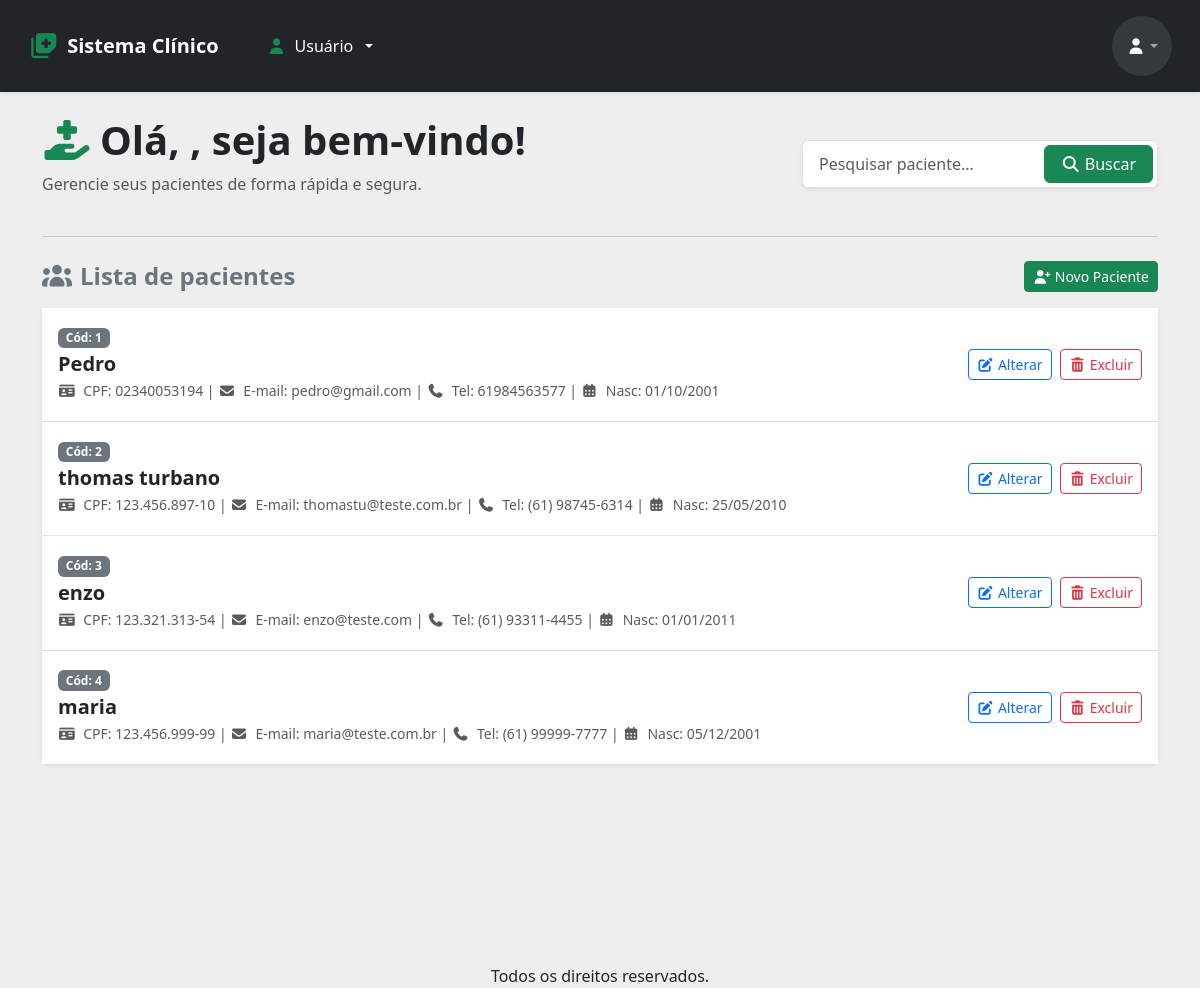
/buscar/, run on an earlier commit of the app's database.
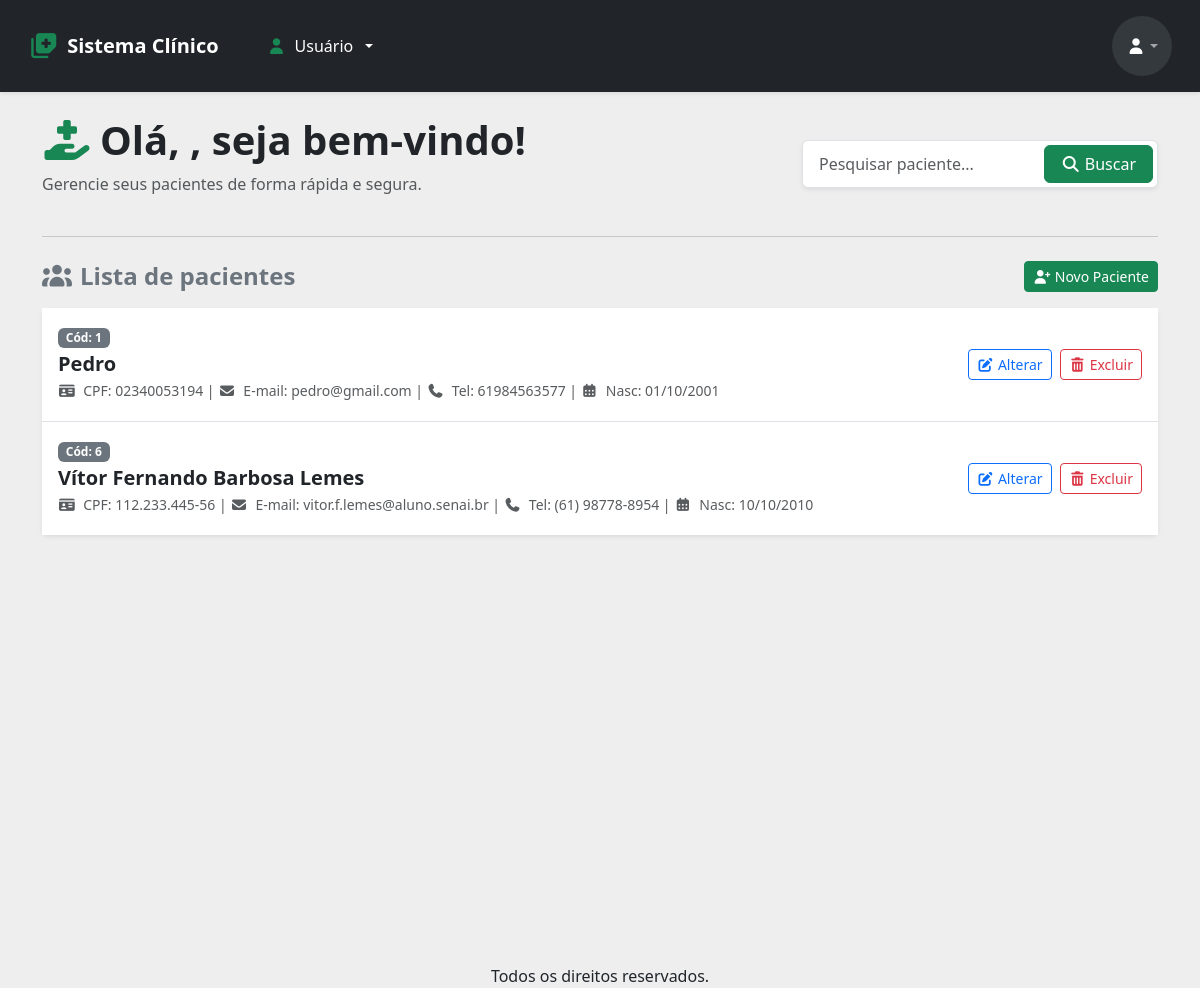
And on a later commit of the database.
### apps/crud/models.py (models this page shows, shortened)
class Paciente(models.Model):
    codigo_paciente = models.AutoField(primary_key=True)
    nome = models.CharField(null=False, blank=False)
    cpf = models.CharField(max_length=14, unique=True, null=False, blank=False)
    email = models.EmailField(unique=True, null=False, blank=False)
    telefone = models.CharField(max_length=15, null=False, blank=False)
    data_nascimento = models.DateField(null=False, blank=False)
    sintomas = models.TextField(null=True, blank=True)

### apps/crud/views.py (the view)
# urls.py: path('buscar/', views.buscar_paciente, name='buscar_paciente'),
def buscar_paciente(request):
    query = request.GET.get('buscar','')
    pacientes = Paciente.objects.filter(nome__icontains=query)
    return render(request, 'index.html', {
        'pacientes':pacientes,
        'query':query
    })

### apps/crud/templates/index.html (shortened to what this page needs)
{% extends 'base-crud.html' %}
{% block content %}
    <div class="row mt-4 align-items-center">
        <div class="col-md-8">
            <h1 class="fw-bold text-dark">
                <i class="fa-solid fa-hand-holding-medical text-success me-2"></i>Olá, {{ user.username }}, seja bem-vindo!
            </h1>
            <p class="text-muted">Gerencie seus pacientes de forma rápida e segura.</p>
        </div>
        <div class="col-md-4">
            <form action="{% url 'buscar_paciente' %}" method="GET" class="d-flex shadow-sm rounded bg-white p-1 border" role="search">
                <input class="form-control me-2 border-0 shadow-none" type="search" name="buscar" placeholder="Pesquisar paciente..." aria-label="Search" />
                <button class="btn btn-success px-3 d-flex align-items-center gap-1" type="submit">
                    <i class="fa-solid fa-magnifying-glass"></i> <span class="d-none d-sm-inline">Buscar</span>
                </button>
            </form>
        </div>
    </div>
    <hr class="my-4 text-muted">
    <div class="row mt-4">
        <div class="col-12">
            <div class="d-flex justify-content-between align-items-center mb-3">
                <h2 class="h4 fw-bold text-secondary mb-0">
                    <i class="fa-solid fa-users me-2"></i>Lista de pacientes
                </h2>
                <a href="novoPaciente/" class="btn btn-success btn-sm d-flex align-items-center gap-1">
                    <i class="fa-solid fa-user-plus"></i> Novo Paciente
                </a>
            </div>
            <div class="card shadow-sm border-0">
                <div class="card-body p-0">
                    <ul class="list-group list-group-flush">
                        {% for paciente in pacientes %}
                            <li class="list-group-item p-3">
                                <div class="d-flex flex-column flex-md-row justify-content-between align-items-md-center gap-2">
                                    <div>
                                        <span class="badge bg-secondary mb-1">Cód: {{ paciente.codigo_paciente }}</span>
                                        <h5 class="mb-1 text-dark fw-bold">{{ paciente.nome }}</h5>
                                        <p class="mb-1 text-muted small">
                                            <i class="fa-solid fa-id-card me-1"></i> CPF: {{ paciente.cpf }} |
                                            <i class="fa-solid fa-envelope me-1"></i> E-mail: {{ paciente.email }} |
                                            <i class="fa-solid fa-phone me-1"></i> Tel: {{ paciente.telefone }} |
                                            <i class="fa-solid fa-calendar-days me-1"></i> Nasc: {{ paciente.data_nascimento|date:"d/m/Y" }}
                                        </p>
                                    </div>
                                    <div class="d-flex gap-2">
                                        <a href="{% url 'alterar_paciente' paciente.codigo_paciente %}" class="btn btn-outline-primary btn-sm">
                                            <i class="fa-solid fa-pen-to-square"></i> Alterar
                                        </a>
                                        <a href="{% url 'excluir_paciente' paciente.codigo_paciente %}" class="btn btn-outline-danger btn-sm">
                                            <i class="fa-solid fa-trash-can"></i> Excluir
                                        </a>
                                    </div>
                                </div>
                            </li>
                        {% empty %}
                            <li class="list-group-item text-center py-5 text-muted">
                                <i class="fa-solid fa-folder-open fa-3x mb-3 text-secondary opacity-50"></i>
                                <p class="mb-0">Nenhum paciente cadastrado.</p>
                            </li>
                        {% endfor %}
                    </ul>
                </div>
            </div>
        </div>
    </div>
{% endblock %}

### apps/crud/templates/base-crud.html (shortened to what this page needs)
<!doctype html>
<html lang="pt-br">
<head>
  <link rel="stylesheet" href="https://cdnjs.cloudflare.com/ajax/libs/font-awesome/7.3.1/css/all.min.css"
 />
  <link href="https://cdn.jsdelivr.net/npm/bootstrap@5.3.8/dist/css/bootstrap.min.css" rel="stylesheet"
>
</head>
<body style="background-color: #eee">
  {% include 'includes/header.html' %}
  <main class="container vh-100">
    {% block content %}{% endblock %}
  </main>
  {% include 'includes/footer.html' %}
</body>
</html>

### apps/crud/templates/includes/header.html (shortened to what this page needs)
<header class="shadow-sm">
    <nav class="navbar navbar-expand-lg navbar-dark bg-dark px-3 py-3">
        <div class="container-fluid">
            <a class="navbar-brand fw-bold d-flex align-items-center gap-2" href="/">
                <i class="fa-solid fa-notes-medical text-success fa-lg"></i>
                <span>Sistema Clínico</span>
            </a>
            <div class="collapse navbar-collapse" id="navbarSupportedContent">
                <ul class="navbar-nav me-auto mb-2 mb-lg-0 ms-lg-4">
                    <li class="nav-item dropdown">
                        <a class="nav-link dropdown-toggle text-white d-flex align-items-center gap-2"
                           href="#" role="button" data-bs-toggle="dropdown" aria-expanded="false">
                            <i class="fa-solid fa-user text-success"></i> Usuário
                        </a>
                    </li>
                </ul>
                <ul class="navbar-nav ms-auto mb-2 mb-lg-0 align-items-center">
                    <li class="nav-item dropdown">
                        <a class="nav-link dropdown-toggle d-flex align-items-center justify-content-center bg-secondary bg-opacity-25 rounded-circle p-0"
                           href="#" role="button" data-bs-toggle="dropdown" aria-expanded="false"
                           style="width: 60px; height: 60px;" title="Conta de {{ user.username }}">
                            <i class="fa-solid fa-user text-white"></i>
                        </a>
                    </li>
                </ul>
            </div>
        </div>
    </nav>
</header>

### apps/crud/templates/includes/footer.html
<footer class="container d-flex justify-content-center mt-5">
    Todos os direitos reservados.
</footer>

What changed in the data, as far as the page shows it:
removed Paciente: codigo_paciente "2", nome "thomas turbano", cpf "123.456.897-10", email "thomastu@teste.com.br", telefone "(61) 98745-6314", data_nascimento "25/05/2010"
removed Paciente: codigo_paciente "3", nome "enzo", cpf "123.321.313-54", email "enzo@teste.com", telefone "(61) 93311-4455", data_nascimento "01/01/2011"
removed Paciente: codigo_paciente "4", nome "maria", cpf "123.456.999-99", email "maria@teste.com.br", telefone "(61) 99999-7777", data_nascimento "05/12/2001"
added Paciente: codigo_paciente "6", nome "Vítor Fernando Barbosa Lemes", cpf "112.233.445-56", email "vitor.f.lemes@aluno.senai.br", telefone "(61) 98778-8954", data_nascimento "10/10/2010"
